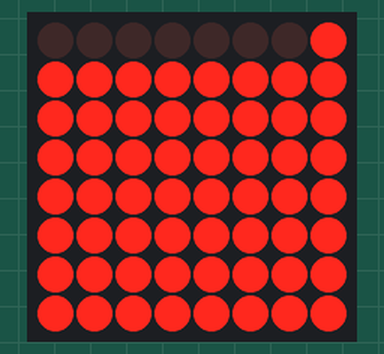
A sketch run on a simulated Arduino Uno, built with avr-gcc and run on an emulated ATmega328P. On the bench: 8×8 LED matrix. Wiring (inferred from the names in the program): MAX7219 LED driver (orientation assumed): data pin 10; clock pin 8; CS pin 9.

Above: at 0.01 s.
At 0.55 s:
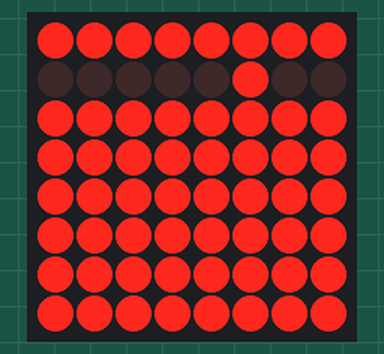
At 0.98 s:
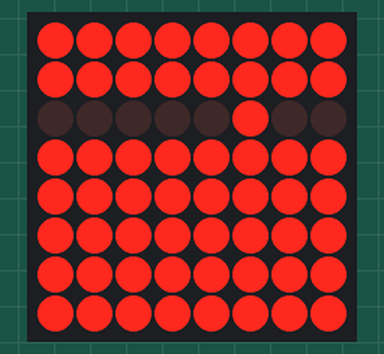
At 1.96 s:
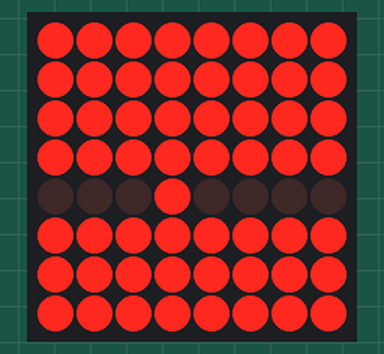
At 2.93 s:
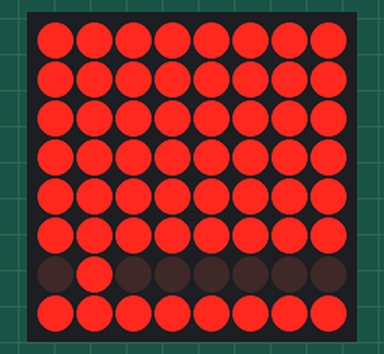
At 3.9 s:
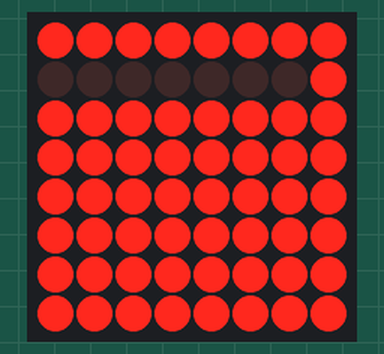

The sketch:

max7219_demo3.ino
```cpp
/*
 * Programma di test per testare tutti i LED e modificare
 * la luminosita' del display display a matrice di punti 8x8
 * mediante MAX7219.
 *
 * Visualizza l'esperienza di laboratorio completa:
 * https://youtu.be/...
 */


#define MAX7219_CLK   8 /* CLOCK : campionamento sul fronte di salita */
#define MAX7219_CS    9 /* LOAD : salvataggio dei dati sul fronte di salita */
#define MAX7219_DIN  10 /* DATA : dati seriali MSB first */


#define REG_DECODE_BCD   0x09
#define REG_INTENSITY    0x0A
#define REG_SCAN_LIMIT   0x0B
#define REG_SHUTDOWN     0x0C
#define REG_TEST         0x0F


char bitmap[8];
int row, col;
int intensity;


void sendByte(int address, int data) {

  unsigned int raw;
  signed int i;

  raw = ((address & 0x0F) << 8) | (data & 0xFF);

  digitalWrite( MAX7219_CS,  LOW );

  for (i=15; i>=0; i--) {

    digitalWrite( MAX7219_DIN, bitRead(raw, i) );
    delayMicroseconds(1);
    digitalWrite( MAX7219_CLK, HIGH );
    digitalWrite( MAX7219_CLK, LOW );

  }

  digitalWrite( MAX7219_CS,  HIGH );

}

void setup() {

  pinMode( MAX7219_DIN, OUTPUT );
  pinMode( MAX7219_CLK, OUTPUT );
  pinMode( MAX7219_CS,  OUTPUT );

  digitalWrite( MAX7219_CLK, LOW );
  digitalWrite( MAX7219_CS,  HIGH );

  for (int r=1; r<=8; r++ ) { sendByte( r, 0 ); } /* azzero tutti i caratteri */

  sendByte( REG_DECODE_BCD, 0 ); /* modalità bit=led (no BCD) per tutte 8 le righe */
  sendByte( REG_INTENSITY,  8 ); /* intensità media */
  sendByte( REG_SCAN_LIMIT, 7 ); /* attive 8 righe */
  sendByte( REG_SHUTDOWN,   1 ); /* display attivo */
  sendByte( REG_TEST,       0 ); /* no modalità test */

  row = 0;
  col = 0;
  intensity = 0;
}

void loop() {
  int i;

  for (int r=0; r<8; r++) {

    if ( r==row ) {

      bitmap[r] = 1 << col;

    } else {

      bitmap[r] = 0xFF;

    }

    sendByte( r+1, bitmap[r] );

    intensity++;
    i = (intensity >> 2) & 0x1F;
    if (i > 0x0F) { i = 0x20 - i - 1; }
    sendByte( REG_INTENSITY, i );
  }

  col++;
  if (col >= 8) {
    col=0;
    row++;
    if (row >= 8) { row=0; }
  }

  delay (50);

}
```

Measured:
- by itself, everything shown: repeats every 3.5 s, in 64 steps
